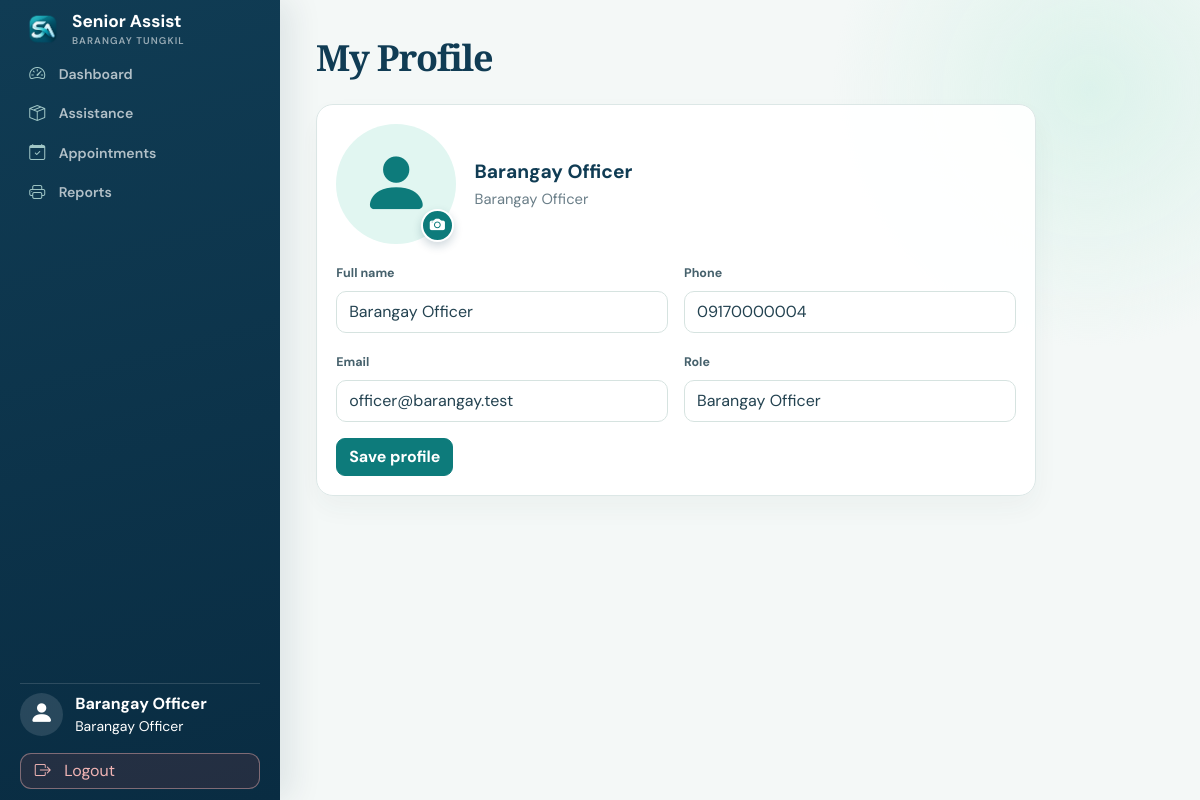
Screenshot of /admin/profile.php (signed in) with the database file from the repository.
### tables this page shows
CREATE TABLE IF NOT EXISTS users (
  user_id INT AUTO_INCREMENT PRIMARY KEY,
  role_id INT NOT NULL,
  full_name VARCHAR(150) NOT NULL,
  email VARCHAR(150) NOT NULL UNIQUE,
  phone_number VARCHAR(30) NOT NULL,
  profile_photo VARCHAR(255) NULL,
  password_hash VARCHAR(255) NOT NULL,
  status ENUM('Pending','Active','Inactive','Rejected') NOT NULL DEFAULT 'Pending',
  created_at TIMESTAMP DEFAULT CURRENT_TIMESTAMP,
  updated_at TIMESTAMP DEFAULT CURRENT_TIMESTAMP ON UPDATE CURRENT_TIMESTAMP,
  INDEX idx_users_role_status (role_id, status),
  CONSTRAINT fk_users_role FOREIGN KEY (role_id) REFERENCES roles(role_id)
);

CREATE TABLE IF NOT EXISTS roles (
  role_id INT AUTO_INCREMENT PRIMARY KEY,
  role_name VARCHAR(50) NOT NULL UNIQUE
);

### config/database.php (called while the page is built, shortened)
<?php
function db(): PDO
{
    static $pdo = null;
    if ($pdo instanceof PDO) {
        return $pdo;
    }
    $dsn = 'mysql:host=' . DB_HOST . ';dbname=' . DB_NAME . ';charset=utf8mb4';
    $pdo = new PDO($dsn, DB_USER, DB_PASS, [
        PDO::ATTR_ERRMODE => PDO::ERRMODE_EXCEPTION,
        PDO::ATTR_DEFAULT_FETCH_MODE => PDO::FETCH_ASSOC,
        PDO::ATTR_EMULATE_PREPARES => false,
    ]);
    return $pdo;
}

### includes/functions.php (called while the page is built, shortened)
<?php
require_once __DIR__ . '/../config/database.php';
function e(?string $value): string
{
    return htmlspecialchars((string) $value, ENT_QUOTES, 'UTF-8');
}
function current_user(): ?array
{
    $stmt = db()->prepare('SELECT u.*, r.role_name FROM users u JOIN roles r ON r.role_id = u.role_id WHERE u.user_id = ?');
    $stmt->execute([$_SESSION['user_id']]);
    return $stmt->fetch() ?: null;
}
function profile_photo_storage_path(?string $storedPath): ?string
{
    if ($storedPath === null || preg_match('#^profiles/[a-f0-9]{32}\.(?:jpg|png|webp)$#', $storedPath) !== 1) {
        return null;
    }
    $path = UPLOAD_DIR . DIRECTORY_SEPARATOR . str_replace('/', DIRECTORY_SEPARATOR, $storedPath);
    return is_file($path) ? $path : null;
}
require_once __DIR__ . '/workflows.php';

### admin/profile.php (the view, shortened to what this page needs)
<?php
require_once __DIR__ . '/../includes/functions.php';
$user = require_role(['Administrator', 'Barangay Staff', 'Barangay Officer']);
$stmt = db()->prepare('SELECT full_name, email, phone_number, profile_photo FROM users WHERE user_id=?');
$stmt->execute([$user['user_id']]);
$profile = $stmt->fetch();
$photoPath = profile_photo_storage_path($profile['profile_photo'] ?? null);
require_once __DIR__ . '/../includes/header.php';
require_once __DIR__ . '/../includes/sidebar.php';
?>
<h1 class="page-title">My Profile</h1>
<div class="panel" style="max-width:720px">
    <form method="post" enctype="multipart/form-data" class="row g-3" id="profile-form">
        <div class="col-12 profile-head">
            <div class="profile-photo-wrap">
                <div class="profile-photo" id="photo-preview">
                    <?php if ($photoPath !== null): ?>
                        <img class="profile-current" src="<?= BASE_URL ?>/admin/profile_photo.php?v=<?= (int) filemtime($photoPath) ?>" alt="">
                    <?php else: ?>
                        <i class="bi bi-person-fill" id="photo-placeholder"></i>
                    <?php endif; ?>
                </div>
                <button type="button" class="profile-camera" id="choose-photo" aria-label="Upload profile photo"><i class="bi bi-camera-fill" aria-hidden="true"></i></button>
            </div>
            <div class="profile-identity">
                <strong><?= e($profile['full_name']) ?></strong>
                <span><?= e($user['role_name']) ?></span>
            </div>
        </div>
        <div class="col-md-6">
            <label class="form-label" for="full_name">Full name</label>
            <input class="form-control" id="full_name" name="full_name" value="<?= e($profile['full_name']) ?>" required>
        </div>
        <div class="col-md-6">
            <label class="form-label" for="phone_number">Phone</label>
            <input class="form-control" id="phone_number" name="phone_number" value="<?= e($profile['phone_number']) ?>" required>
        </div>
        <div class="col-md-6">
            <label class="form-label" for="email">Email</label>
            <input class="form-control" id="email" value="<?= e($profile['email']) ?>" readonly>
        </div>
        <div class="col-md-6">
            <label class="form-label" for="role">Role</label>
            <input class="form-control" id="role" value="<?= e($user['role_name']) ?>" readonly>
        </div>
        <div class="col-12">
            <button class="btn btn-primary">Save profile</button>
        </div>
    </form>
</div>
<?php require_once __DIR__ . '/../includes/footer.php'; ?>

### includes/header.php (shortened to what this page needs)
<?php
$user = current_user();
?>
<!doctype html>
<html lang="en">
<head>
    <link
        href="https://cdn.jsdelivr.net/npm/bootstrap@5.3.3/dist/css/bootstrap.min.css"
        rel="stylesheet"
    >
    <link
        href="https://cdn.jsdelivr.net/npm/bootstrap-icons@1.11.3/font/bootstrap-icons.css"
        rel="stylesheet"
    >
    <link
        href="<?= BASE_URL ?>/assets/css/style.css?v=20261115q"
        rel="stylesheet"
    >
</head>
<body class="<?= trim((($user['role_name'] ?? '') === 'Senior Citizen' ? 'senior-interface' : '') . ' ' . ($extraBodyClass ?? '')) ?>" data-base-url="<?= e(BASE_URL) ?>">

### includes/sidebar.php (shortened to what this page needs)
<?php
$u = current_user();
$role = $u['role_name'] ?? '';
$currentPath = parse_url($_SERVER['REQUEST_URI'] ?? '', PHP_URL_PATH) ?: '';
$menus = [
    'Administrator' => [
        ['Dashboard', '/admin/dashboard.php', 'bi-speedometer2'],
        ['Users', '/admin/users.php', 'bi-people'],
        ['Seniors', '/admin/seniors.php', 'bi-person-hearts'],
        ['Requests', '/admin/requests.php', 'bi-clipboard2-pulse'],
        ['Released Assistance', '/admin/budget.php', 'bi-wallet2'],
        ['Announcements', '/admin/announcements.php', 'bi-broadcast'],
        ['Events', '/admin/events.php', 'bi-calendar-event'],
        ['Reports', '/admin/reports.php', 'bi-file-earmark-bar-graph'],
        ['Send SMS', '/admin/sms.php', 'bi-chat-dots'],
        ['SMS Logs', '/admin/sms_logs.php', 'bi-chat-left-text'],
        ['Audit Logs', '/admin/audit_logs.php', 'bi-shield-check']
    ],
    'Barangay Staff' => [
        ['Dashboard', '/staff/dashboard.php', 'bi-speedometer2'],
        ['Registrations', '/staff/registrations.php', 'bi-person-check'],
        ['Seniors', '/staff/seniors.php', 'bi-person-hearts'],
        ['Requests', '/staff/requests.php', 'bi-clipboard2-pulse'],
        ['Announcements', '/staff/announcements.php', 'bi-broadcast'],
        ['Events', '/staff/events.php', 'bi-calendar-event'],
        ['Send SMS', '/staff/sms.php', 'bi-chat-dots'],
        ['Reports', '/staff/reports.php', 'bi-printer']
    ],
    'Barangay Officer' => [
        ['Dashboard', '/officer/dashboard.php', 'bi-speedometer2'],
        ['Assistance', '/officer/assistance.php', 'bi-box-seam'],
        ['Appointments', '/officer/appointments.php', 'bi-calendar-check'],
        ['Reports', '/officer/reports.php', 'bi-printer'],
    ],
    'Senior Citizen' => [
        ['Dashboard', '/senior/dashboard.php', 'bi-speedometer2'],
        ['Assistance card', '/senior/id.php', 'bi-person-vcard'],
        ['My Assistance Requests', '/senior/requests.php', 'bi-clipboard-plus'],
        ['Announcements', '/senior/announcements.php', 'bi-broadcast'],
        ['Events', '/senior/events.php', 'bi-calendar-event']
    ],
];
?>
<div class="app-shell">
    <aside id="main-navigation" class="sidebar d-flex flex-column" aria-label="Main navigation">
        <div class="sidebar-title">
            <span class="sidebar-mark"><img src="<?= BASE_URL ?>/assets/images/seniorlogo.png" alt=""></span>
            <span>Senior Assist<small>Barangay Tungkil</small></span>
        </div>
        <?php foreach (($menus[$role] ?? []) as [$label, $href, $icon]): ?>
            <a
                href="<?= BASE_URL . $href ?>"
                class="sidebar-link<?= str_ends_with($currentPath, $href) ? ' active' : '' ?>"
            >
                <i class="bi <?= e($icon) ?>"></i>
                <span><?= translated_label($label) ?></span>
            </a>
        <?php endforeach; ?>
        <div class="mt-auto p-3">
            <hr>
            <?php
            $profilePage = match ($role) {
                'Administrator' => '/admin/profile.php',
                'Barangay Staff' => '/staff/profile.php',
                'Barangay Officer' => '/officer/profile.php',
                'Senior Citizen' => '/senior/profile.php',
                default => null,
            };
            $profilePhoto = $profilePage !== null ? profile_photo_storage_path($u['profile_photo'] ?? null) : null;
            $accountTag = $profilePage !== null ? 'a' : 'div';
            $accountHref = $profilePage !== null ? ' href="' . BASE_URL . $profilePage . '"' : '';
            ?>
            <<?= $accountTag ?> class="sidebar-account mb-3"<?= $accountHref ?>>
                <span class="sidebar-avatar">
                    <?php if ($profilePhoto !== null): ?>
                        <img src="<?= BASE_URL ?>/admin/profile_photo.php?v=<?= (int) filemtime($profilePhoto) ?>" alt="">
                    <?php else: ?>
                        <i class="bi bi-person-fill" aria-hidden="true"></i>
                    <?php endif; ?>
                </span>
                <span class="sidebar-identity">
                    <strong><?= e($u['full_name']) ?></strong>
                    <small><?= e($role) ?></small>
                </span>
            </<?= $accountTag ?>>
            <button
                type="button"
                class="sidebar-link sidebar-logout"
                data-bs-toggle="modal"
                data-bs-target="#logout-modal"
            >
                <i class="bi bi-box-arrow-right"></i>
                <?= translated_label('Logout') ?>
            </button>
        </div>
    </aside>
    <main class="content">

### includes/workflows.php (shortened to what this page needs)
<?php
function translated_label(string $text): string
{
    $map=['Dashboard'=>'Pangunang panid','Application'=>'Aplikasyon','Profile'=>'Personal nga impormasyon','Notifications'=>'Mga pahibalo','Requests'=>'Mga hangyo','Released Assistance'=>'Gipagawas nga tabang','My Assistance Requests'=>'Akong mga hangyo sa tabang','Assistance card'=>'Kard sa tabang','My Senior ID'=>'Akong Senior ID','Claim queue'=>'Pila sa pagkuha','Assistance'=>'Tabang','Appointments'=>'Mga appointment','Reports'=>'Mga report','Back to my requests'=>'Balik sa akong mga hangyo','Back to dashboard'=>'Balik sa dashboard','Announcements'=>'Mga anunsyo','Events'=>'Mga kalihokan','Logout'=>'Paggawas'];
    return '<span data-en="'.e($text).'" data-ceb="'.e($map[$text] ?? $text).'">'.e($text).'</span>';
}
    ?>

### includes/footer.php (shortened to what this page needs)
<?php if (!empty($GLOBALS['APP_SHELL_OPEN'])): ?>
    </main>
</div>
<?php endif; ?>
</body>
</html>

### rows the page displays
users: full_name "Barangay Officer", role.role_name "Barangay Officer", phone_number "09170000004", email "officer@barangay.test"

### other values shown
$text "Dashboard"
$text "Assistance"
$text "Appointments"
$text "Reports"
$text "Logout"
